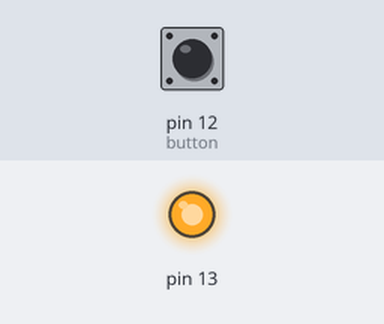
A program run on a simulated Teensy 3. On the bench: output pins drawn as LEDs (lit = HIGH). The inputs (shaded band) are chosen by the test bench; at power-on: pin 12 (button) LOW. What the program prints to the serial monitor is not drawn.

Above: at 0.1 s.
At 1.0 s:
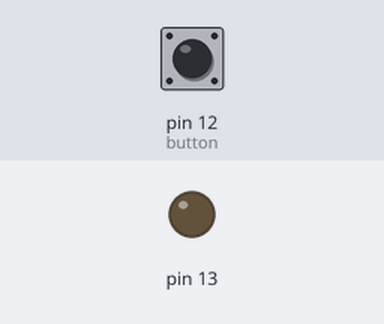
Timing chart, 0 to 2.5 s (numbered marks = the images above):
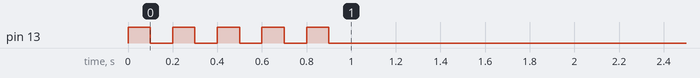

The program:

main.cpp
```cpp
#include <Arduino.h>
#include <DigitalOutput.h>
#include <DigitalInput.h>

// INPUTS
Button button(12);
// OUTPUTS
DigitalOutput internalLED(13,false);

bool prevButtonState;


void setup() {
  // put your setup code here, to run once:
  Serial.begin(9600);
  Serial.println("Hello World");
  prevButtonState = button.getState();
  for (__int8_t i = 0; i < 5; i++)
  {
    internalLED.on();
    delay(100);
    internalLED.off();
    delay(100);
  }
}

void loop() {
  // put your main code here, to run repeatedly:
  bool buttonState = button.getState();
  if (buttonState != prevButtonState)
  {
    prevButtonState = buttonState;
    switch (buttonState)
    {
    case HIGH:
      usbMIDI.sendControlChange(1,127,1);
      break;
    case LOW:
      usbMIDI.sendControlChange(1,0,1);
      break;

    default:
      break;
    }
  }

  internalLED.setState(buttonState);
  delay(1);
}
```
